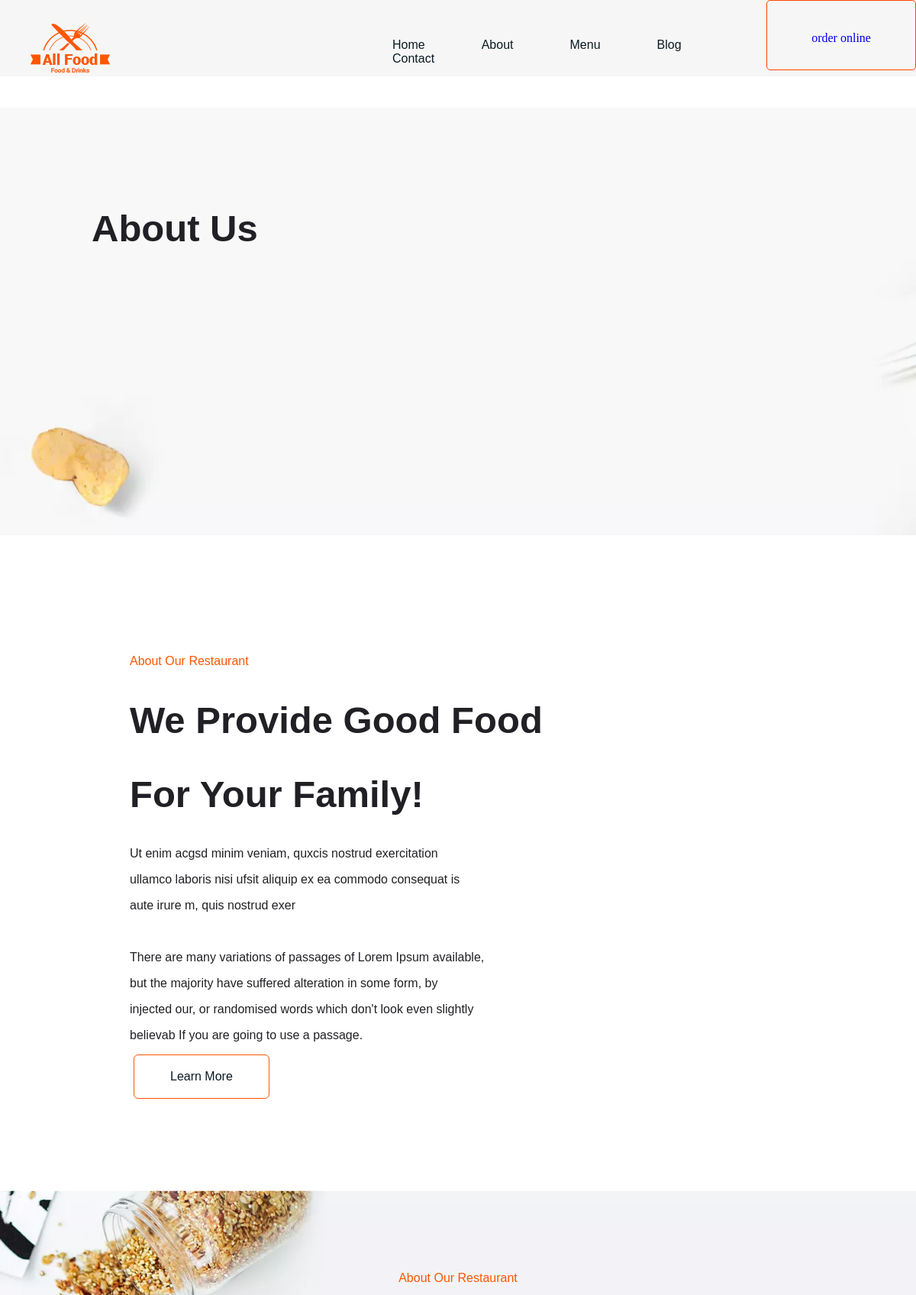
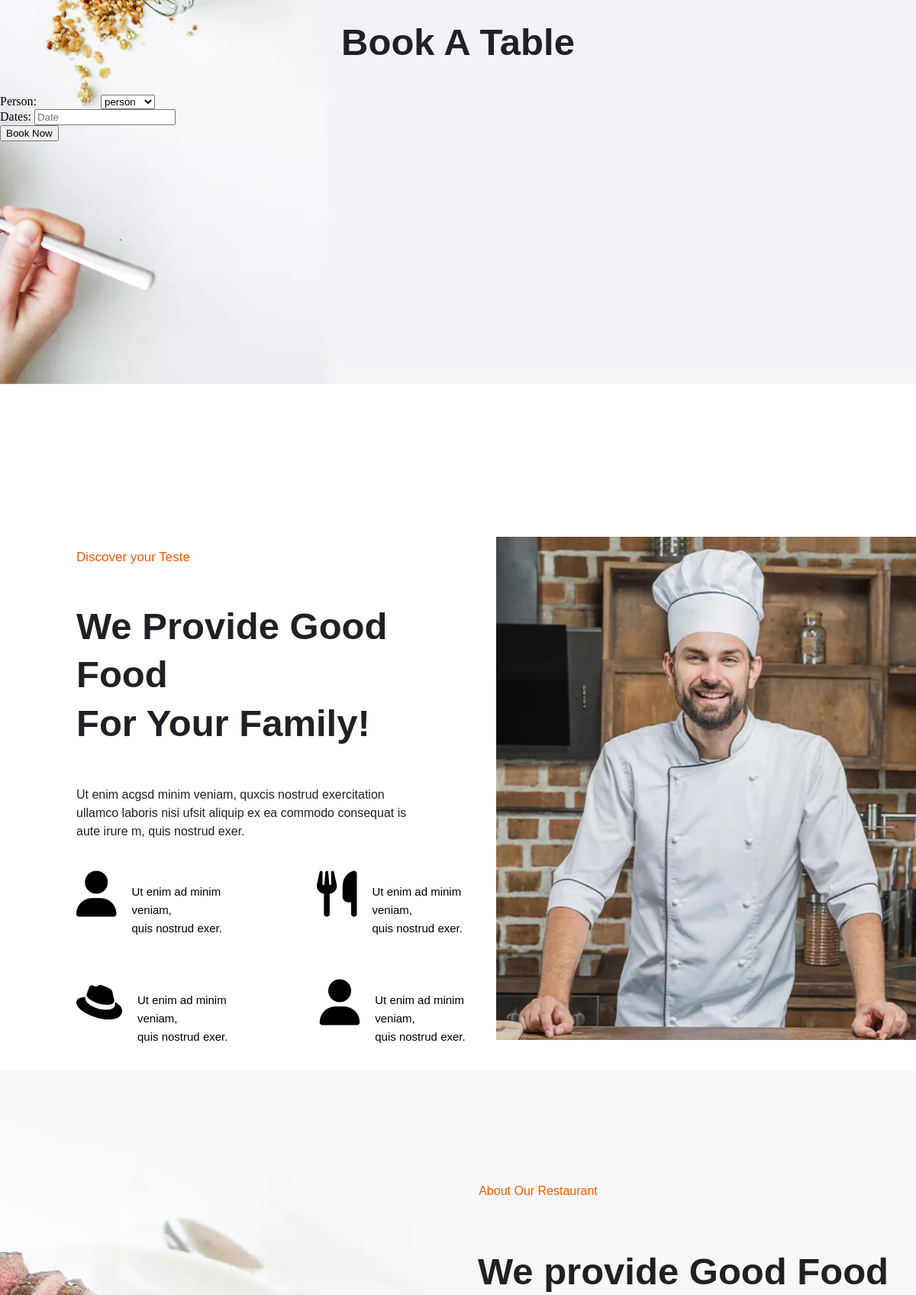
The page /about/ (upper part) on the database its author committed (2 pictures, top to bottom).
### demo/models.py (models this page shows)
class banner(models.Model):
    img = models.ImageField(upload_to="images/")
    tital = models.CharField(max_length = 100)
    content = models.CharField(max_length = 200)
    para1 = models.CharField(max_length = 300)
    para2 = models.CharField(max_length = 300)

### demo/views.py (the view)
# urls.py: path("about/",views.about.as_view(),name='about'),
class about(View):
    hotel5 = banner.objects.all()
    def get(self,request,*args, **kwargs):
        form1 = email()
        form2 = date()
        form3 = PersonForm()
        data = {
            'person_form':form3,
            'email_form':form1,
            'date_form':form2,
            'rec5':self.hotel5
        }
        return render(request,'about.html',data)

### demo/form.py
class PersonForm(forms.Form):
    person = forms.CharField(widget=forms.Select(choices=PERSON_CHOICE, attrs={"class":"per"}))

class email(forms.ModelForm):
    class Meta:
        model = models.TestModel
        fields = '__all__'
        widgets = {
                    'email': forms.EmailInput(attrs={'placeholder': 'Your Email'})
                }

### demo/templatetags/custom_filter.py (called while the page is built)
@register.filter()
def split(value):
    return value.split('$')

### templates/about.html (shortened to what this page needs)
{% extends 'base.html'%}
{% block  content %}
<section>
    <div class="back4">
        <div class="bg4">
            <h1>About Us</h1>
        </div>
    </div>
    <div class="mains">
        {% for i in rec5%}
        <div class="mainimage1">
        </div>
        <div class="mainconn">
            <div class="tital2">
                <p>{{i.tital}}</p>
                {% load custom_filter %}
                {% with data=i.content|split %}
                    {% for element in data %}
                        <h1>{{element}}</h1>
                    {% endfor %}
                {% endwith %}
            </div>
            <div class="par">
                {% with data=i.para1|split %}
                {% for element in data %}
                    <p>{{element}}</p>
                {% endfor %}
            {% endwith %}
            </div><br>
            <div class="par1">
                {% with data=i.para2|split %}
                {% for element in data %}
                    <p>{{element}}</p>
                {% endfor %}
            {% endwith %}
            </div>
            <div class="butt2">
                <a href="menu/">Learn More</a>
            </div>
        </div>
        {% endfor %}
      </div>
      <div class="main8">
        <div class="bg2">
            <p>About Our Restaurant</p>
            <h1>Book A Table</h1>
            <form  method="get">
                     {{ person_form }}
                    {{ date_form }}
                    <button type="Book Now">Book Now</button>
                </form>
        </div>
     </div>
      <section>
        <div class="banner3">
            <div class="conn1">
                <div class="contain3">
                    <p>Discover your Teste</p>
                    <h1>We Provide Good Food<br>
                    For Your Family!</h1>
                </div>
                <div class="paragraph">
                    <p>Ut enim acgsd minim veniam, quxcis nostrud exercitation<br>
                        ullamco laboris nisi ufsit aliquip ex ea commodo consequat is<br>
                        aute irure m, quis nostrud exer.</p>
                </div>
                <div>
                    <div class="main3">
                        <div class="icon">
                            <i class="fa-solid fa-user"></i>
                        </div>
                        <div class="minpara1">
                            <p>Ut enim ad minim veniam,<br>quis nostrud exer.</p>
                        </div>
                        <div class="icon">
                            <i class="fa-solid fa-utensils"></i>
                        </div>
                        <div class="minpara1">
                            <p>Ut enim ad minim veniam,<br>quis nostrud exer.</p>
                        </div>
                    </div>
                    <div class="main4">
                        <div class="icon">
                            <i class="fa-brands fa-redhat"></i>
                        </div>
                        <div class="minpara1">
                            <p>Ut enim ad minim veniam,<br>quis nostrud exer.</p>
                        </div>
                        <div class="icon">
                            <i class="fa-solid fa-user"></i>
                        </div>
                        <div class="minpara1">
                            <p>Ut enim ad minim veniam,<br>quis nostrud exer.</p>
                        </div>
                    </div>
                </div>
            </div>
            <div class="img4">
                <img src="../static/images/about.png.webp" alt="" height="" width="550px">
            </div>
        </div>
        <section>
            <div class="men">
              <div class="back5">
                  <div class="tital3">
                      <p>About Our Restaurant</p>
                      <h1>We provide Good Food<br>
                      For Your Family!</h1>
                  </div>
              </div>
            </div>
          </section>
</section>
 {% endblock %}

### static/css/hotel.css (style rules this page uses)
body { margin: 0px; padding: 0px; }
.contain3 p { font-family: "Poppins",sans-serif; color: #ff5600; margin-left: 100px; font-size: 17px; }
.contain3 h1 { font-size: 49px; margin-left: 100px; font-family: 'Ubuntu', sans-serif; color: #212025; line-height:1.3; }
.paragraph p { font-family: "Poppins",sans-serif; margin-left: 100px; line-height: 24px; color: #212025; }
.icon i { margin-left: 100px; font-size: 60px; }
.main3 { display: flex; margin-top: 40px; }
.minpara1 p { margin-left: 20px; font-size: 15px; font-family: "poppins",sans-serif; line-height: 24px; }
.main4 { display: flex; margin-top: 40px; }
.main8 { display: flex; }
.banner3 { display: flex; margin-top: 200px; }
.img4 { margin-left: 20px; }
.mains { display: flex; }
.mainconn { padding-top: 140px; margin-left: 70px; }
.tital2 p { color: #ff5600; font-family: "poppins",sans-serif; }
.tital2 h1 { font-size: 49px; font-family: 'Ubuntu', sans-serif; color: #212025; }
.par p { font-family: "Poppins",sans-serif; color: #212025; }
.par1 p { font-family: "Poppins",sans-serif; color: #212025; font-size: 16px; }
.butt2 a { font-size: 16px; color: #091a23; padding: 19px 47px; text-align: center; text-decoration: none; display: inline-block; border: 1px solid #ff5600; border-radius: 6px; text-align: center; margin-left: 5px; font-family: "Poppins",sans-serif; }
.bg2 { background-image: url(../images/sectionbg.webp); height: 80vh; width: 100%; background-position: center; background-repeat: no-repeat; background-size: cover; }
.main8 { margin-top: 120px; }
.bg2 p { color: #ff5600; font-family: "poppins",sans-serif; text-align: center; padding-top: 90px; }
.bg2 h1 { font-size: 49px; font-family: "Josefin Sans",sans-serif; color: #212025; text-align: center; }
.back5 { background-image: url(../images/sec.webp); height: 100vh; width: 100%; background-position: center; background-repeat: no-repeat; background-size: cover; }
.tital3 p { color: #ff5600; font-family: "poppins",sans-serif; text-align: center; padding-top: 150px; margin-left: 210px; }
.tital3 h1 { font-size: 49px; font-family: 'Ubuntu', sans-serif; color: #212025; text-align: center; margin-left: 590px; line-height: 1.3; }
.bg4 { background-image: url(../images/hero2.png.webp); height: 70vh; width: 100%; background-repeat: no-repeat; background-size: cover; }
.bg4 h1 { font-size: 49px; font-family: 'poppins', sans-serif; color: #212025; padding-top: 130px; margin-left: 120px; }
.per { margin-left: 80px; }

### rows shown on the page
banner: tital "About Our Restaurant", data "We Provide Good Food" "For Your Family!", data "Ut enim acgsd minim veniam, quxcis nostrud exercitation" "ullamco laboris nisi ufsit aliquip ex ea commodo consequat is" "aute irure m, quis nostrud exer", data "There are many variations of passages of Lorem Ipsum available," "but the majority have suffered alteration in some form, by" "injected our, or randomised words which don't look even slightly" "believab If you are going to use a passage."
